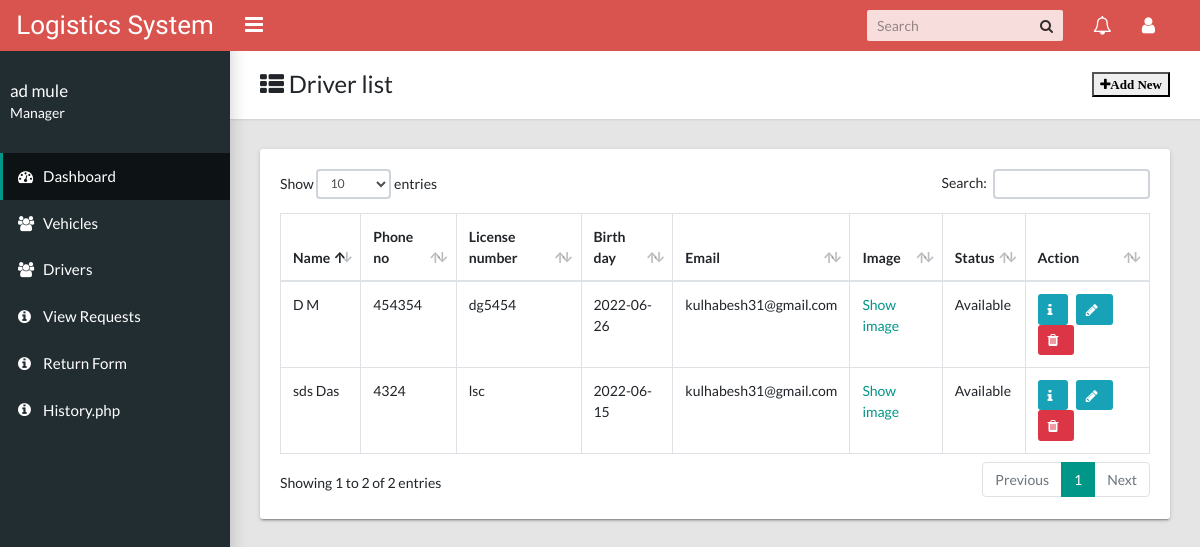
Screenshot of /logistics/drivers.php (signed in) with the database file from the repository.
### tables this page shows
CREATE TABLE `employees` (
  `id` int(11) NOT NULL,
  `fname` varchar(15) NOT NULL,
  `lname` varchar(15) NOT NULL,
  `email` varchar(25) NOT NULL,
  `phone` int(15) NOT NULL,
  `bdate` date NOT NULL,
  `gender` varchar(10) NOT NULL,
  `photo` varchar(30) NOT NULL,
  `role` varchar(20) NOT NULL
);

CREATE TABLE `drivers` (
  `drid` int(11) NOT NULL,
  `drfname` varchar(20) NOT NULL,
  `drlname` varchar(20) NOT NULL,
  `dremail` varchar(30) NOT NULL,
  `drpnumber` varchar(20) NOT NULL,
  `drlicense` varchar(20) NOT NULL,
  `drimage` varchar(40) NOT NULL,
  `drbday` date NOT NULL,
  `drstatus` varchar(20) NOT NULL
);

### database.php (called while the page is built, shortened)
<?php
class database {
private $servername = "127.0.0.1";
private $username = "root";
private $password = "";
public function connect(){
        try {
    $this->conn = new PDO("mysql:host=$this->servername;dbname=car_rent", $this->username, $this->password);
    $this->conn->setAttribute(PDO::ATTR_ERRMODE, PDO::ERRMODE_EXCEPTION);
        return $this->conn;
    }
        catch(PDOException $e)
    {
    echo "<script>alert('Connection failed!! Try again');</script>";
    }
 }
    public function fetch($query){
        try{
            $stmnt= $this->connect()->prepare($query);
             $stmnt->execute();
             return $stmnt;
         }
           catch(PDOException $e)
    {
   echo error_log($e);
    }
         }
}
?>

### logistics/drivers.php (the view, shortened to what this page needs)
<?php
include "../database.php";
$obj= new database();
?>
<!DOCTYPE html>
<html lang="en">
<head>
    <link rel="stylesheet" type="text/css" href="../css/bootstrap.min.css">
    <link rel="stylesheet" type="text/css" href="../css/main.css">
    <link rel="stylesheet" type="text/css" href="../font-awesome-4.7.0/css/font-awesome.min.css">
</head>
<body class="app sidebar-mini rtl">
    <?php include "../includes/header.php" ?>
    <?php include "logisticsidemenu.php" ?>
    <main class="app-content">
        <div class="app-title">
            <div>
                <h1 id="listVehicleLabel"><i class="fa fa-th-list"></i> Driver list</h1>
            </div>
            <ul class="app-breadcrumb breadcrumb side">
                <li class="breadcrumb-item"><button id="btn1"><i class="fa fa-plus" onclick="register_form()"><b>Add
                                New</b></i></button></li>
            </ul>
        </div>
        <div class="row" id="list">
            <div class="col-md-12">
                <div class="tile">
                    <div class="table-responsive">
                        <table class="table table-hover table-bordered" id="sampleTable">
                            <thead>
                                <tr>
                                    <th>Name</th>
                                    <th>Phone no</th>
                                    <th>License number</th>
                                    <th>Birth day</th>
                                    <th>Email</th>
                                    <th>Image</th>
                                    <th>Status</th>
                                    <th>Action</th>
                                </tr>
                            </thead>
                            <tboody>
                                <?php
                            $query= "SELECT *from drivers";
                                $res = $obj->fetch($query);
                                $result = $res->fetchAll();
                                    foreach($result as $val){
                                ?>
                                <tr>
                                    <td><?php echo $val['drfname']." ".$val['drlname']; ?></td>
                                    <td><?php echo $val['drpnumber']; ?> </td>
                                    <td><?php echo $val['drlicense']; ?></td>
                                    <td><?php echo $val['drbday']; ?></td>
                                    <td><?php echo $val['dremail']; ?></td>
                                    <td><a href="drivers.php?lc=<?php echo $val['drimage'];?> ">Show image</td>
                                    <td><?php echo $val['drstatus'];?></td>
                                    <th>
                                        <a class="btn btn-info waves-effect btn-sm"
                                            href="drivers.php?drid=<?php echo $val['drid']; ?>"><i
                                                class="fa fa-info"></i></a>&nbsp;&nbsp;
                                        <a class="btn btn-info waves-effect btn-sm" href="#1"><i
                                                class="fa fa-pencil"></i></a>&nbsp;&nbsp;
                                        <a class="btn btn-danger waves-effect btn-sm"
                                            href="../crud.php?drdel_id=<?php echo $val['drid'];?>"><i
                                                class="fa fa-trash"></i></a>
                                    </th>
                                </tr>
                                <?php } ?>
                        </table>
                    </div>
                </div>
            </div>
        </div>
    </main>
</body>
</html>

### includes/header.php (shortened to what this page needs)
<header style="background-color: #d9534f;" class="app-header"><a style="background-color: #d9534f;" class="app-header__logo" href="index.html">Logistics System</a>
    <a class="app-sidebar__toggle" href="#" data-toggle="sidebar" aria-label="Hide Sidebar"></a>
    <ul class="app-nav" style="background-color: #d9534f;">
      <li class="app-search">
        <input class="app-search__input" type="search" placeholder="Search">
        <button class="app-search__button"><i class="fa fa-search"></i></button>
      </li>
      <li class="dropdown"><a class="app-nav__item" href="#" data-toggle="dropdown" aria-label="Show notifications"><i class="fa fa-bell-o fa-lg"></i></a>
      </li>
      <li class="dropdown"><a class="app-nav__item" href="#" data-toggle="dropdown" aria-label="Open Profile Menu"><i class="fa fa-user fa-lg"></i></a>
      </li>
    </ul>
  </header>

### logistics/logisticsidemenu.php (shortened to what this page needs)
<aside class="app-sidebar" style="background-colohr: #99738E;">
    <div class="app-sidebar__user">
        <div>
            <?php
$id= $_SESSION["id"];
$query= "SELECT *from employees where id='$id'";
$res = $obj->fetch($query);
$result = $res->fetch();
$rqc= "SELECT *from car_requests, employees, drivers,vehicles, account where car_requests.car=vehicles.plate and
car_requests.requested_by=employees.id and car_requests.requested_by=account.id
and car_requests.req_status='Pending'";
$crs = $obj->fetch($rqc);
   ?>
            <p class="app-sidebar__user-name"><?php echo $result['fname']." ".$result['lname'];?></p>
            <p class="app-sidebar__user-designation"><?php echo $result['role'];?></p>
        </div>
    </div>
    <ul class="app-menu">
        <li><a class="app-menu__item active" href="index.php"><i class="app-menu__icon fa fa-dashboard"></i><span
                    class="app-menu__label">Dashboard</span></a></li>
        <li><a class="app-menu__item" href="vehicles.php"><i class="app-menu__icon fa fa-users fa-1x"></i><span
                    class="app-menu__label">Vehicles</span></a></li>
        <li><a class="app-menu__item" href="drivers.php"><i class="app-menu__icon fa fa-users fa-1x"></i><span
                    class="app-menu__label">Drivers</span></a></li>
        <li><a class="app-menu__item" href="view_req.php"><i class="app-menu__icon fa fa-info-circle"></i><span
                    class="app-menu__label">View Requests <i style="color: red"><?php if($crs->rowCount()>0) echo $crs->rowCount();?></i></span></a></li>
        <li><a class="app-menu__item" href="return_form.php"><i class="app-menu__icon fa fa-info-circle"></i><span
                    class="app-menu__label">Return Form</span></a></li>
        <li><a class="app-menu__item" href="history.php"><i class="app-menu__icon fa fa-info-circle"></i><span
                    class="app-menu__label">History.php</span></a></li>
    </ul>
</aside>

### rows the page displays
employees: fname "ad", lname "mule", role "Manager"
drivers: drfname "D", drlname "M", drpnumber "454354", drlicense "dg5454", drbday "2022-06-26", dremail "kulhabesh31@gmail.com", drstatus "Available"
drivers: drfname "sds", drlname "Das", drpnumber "4324", drlicense "lsc", drbday "2022-06-15", dremail "kulhabesh31@gmail.com", drstatus "Available"
